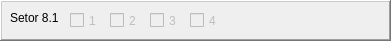
      <widget class="QFrame" name="frame_32">
       <property name="geometry">
        <rect>
         <x>450</x>
         <y>370</y>
         <width>391</width>
         <height>41</height>
        </rect>
       </property>
       <property name="frameShape">
        <enum>QFrame::WinPanel</enum>
       </property>
       <property name="frameShadow">
        <enum>QFrame::Raised</enum>
       </property>
       <widget class="QCheckBox" name="cb811">
        <property name="enabled">
         <bool>false</bool>
        </property>
        <property name="geometry">
         <rect>
          <x>70</x>
          <y>10</y>
          <width>41</width>
          <height>21</height>
         </rect>
        </property>
        <property name="text">
         <string>1</string>
        </property>
       </widget>
       <widget class="QCheckBox" name="cb812">
        <property name="enabled">
         <bool>false</bool>
        </property>
        <property name="geometry">
         <rect>
          <x>110</x>
          <y>10</y>
          <width>41</width>
          <height>21</height>
         </rect>
        </property>
        <property name="text">
         <string>2</string>
        </property>
       </widget>
       <widget class="QLabel" name="label_38">
        <property name="geometry">
         <rect>
          <x>10</x>
          <y>10</y>
          <width>58</width>
          <height>16</height>
         </rect>
        </property>
        <property name="text">
         <string>Setor 8.1</string>
        </property>
       </widget>
       <widget class="QCheckBox" name="cb813">
        <property name="enabled">
         <bool>false</bool>
        </property>
        <property name="geometry">
         <rect>
          <x>150</x>
          <y>10</y>
          <width>41</width>
          <height>21</height>
         </rect>
        </property>
        <property name="text">
         <string>3</string>
        </property>
       </widget>
       <widget class="QCheckBox" name="cb814">
        <property name="enabled">
         <bool>false</bool>
        </property>
        <property name="geometry">
         <rect>
          <x>190</x>
          <y>10</y>
          <width>41</width>
          <height>21</height>
         </rect>
        </property>
        <property name="text">
         <string>4</string>
        </property>
       </widget>
       <widget class="QFrame" name="frame_33">
        <property name="geometry">
         <rect>
          <x>460</x>
          <y>0</y>
          <width>391</width>
          <height>41</height>
         </rect>
        </property>
        <property name="frameShape">
         <enum>QFrame::WinPanel</enum>
        </property>
        <property name="frameShadow">
         <enum>QFrame::Raised</enum>
        </property>
        <widget class="QCheckBox" name="checkBox_265">
         <property name="geometry">
          <rect>
           <x>70</x>
           <y>10</y>
           <width>41</width>
           <height>21</height>
          </rect>
         </property>
         <property name="text">
          <string>1</string>
         </property>
        </widget>
        <widget class="QCheckBox" name="checkBox_266">
         <property name="geometry">
          <rect>
           <x>110</x>
           <y>10</y>
           <width>41</width>
           <height>21</height>
          </rect>
         </property>
         <property name="text">
          <string>2</string>
         </property>
        </widget>
        <widget class="QLabel" name="label_39">
         <property name="geometry">
          <rect>
           <x>10</x>
           <y>10</y>
           <width>58</width>
           <height>16</height>
          </rect>
         </property>
         <property name="text">
          <string>Setor 1.1</string>
         </property>
        </widget>
        <widget class="QCheckBox" name="checkBox_267">
         <property name="geometry">
          <rect>
           <x>150</x>
           <y>10</y>
           <width>41</width>
           <height>21</height>
          </rect>
         </property>
         <property name="text">
          <string>3</string>
         </property>
        </widget>
        <widget class="QCheckBox" name="checkBox_268">
         <property name="geometry">
          <rect>
           <x>190</x>
           <y>10</y>
           <width>41</width>
           <height>21</height>
          </rect>
         </property>
         <property name="text">
          <string>4</string>
         </property>
        </widget>
        <widget class="QCheckBox" name="checkBox_269">
         <property name="geometry">
          <rect>
           <x>230</x>
           <y>10</y>
           <width>41</width>
           <height>21</height>
          </rect>
         </property>
         <property name="text">
          <string>5</string>
         </property>
        </widget>
        <widget class="QCheckBox" name="checkBox_270">
         <property name="geometry">
          <rect>
           <x>270</x>
           <y>10</y>
           <width>41</width>
           <height>21</height>
          </rect>
         </property>
         <property name="text">
          <string>6</string>
         </property>
        </widget>
        <widget class="QCheckBox" name="checkBox_271">
         <property name="geometry">
          <rect>
           <x>310</x>
           <y>10</y>
           <width>41</width>
           <height>21</height>
          </rect>
         </property>
         <property name="text">
          <string>7</string>
         </property>
        </widget>
        <widget class="QCheckBox" name="checkBox_272">
         <property name="geometry">
          <rect>
           <x>350</x>
           <y>10</y>
           <width>41</width>
           <height>21</height>
          </rect>
         </property>
         <property name="text">
          <string>8</string>
         </property>
        </widget>
       </widget>
      </widget>
